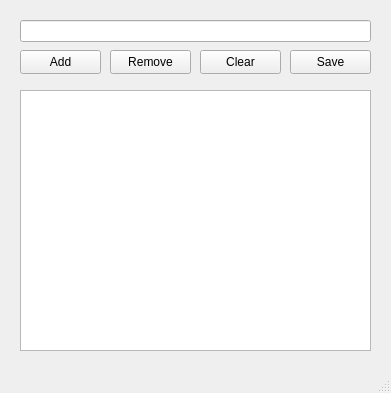
<?xml version="1.0" encoding="UTF-8"?>
<ui version="4.0">
 <class>MainWindow</class>
 <widget class="QMainWindow" name="MainWindow">
  <property name="geometry">
   <rect>
    <x>0</x>
    <y>0</y>
    <width>391</width>
    <height>393</height>
   </rect>
  </property>
  <property name="windowTitle">
   <string>BhvMonitor</string>
  </property>
  <widget class="QWidget" name="centralwidget">
   <widget class="QPushButton" name="remove_btn">
    <property name="geometry">
     <rect>
      <x>110</x>
      <y>50</y>
      <width>81</width>
      <height>24</height>
     </rect>
    </property>
    <property name="text">
     <string>Remove</string>
    </property>
   </widget>
   <widget class="QLineEdit" name="task_edit">
    <property name="geometry">
     <rect>
      <x>20</x>
      <y>20</y>
      <width>351</width>
      <height>22</height>
     </rect>
    </property>
   </widget>
   <widget class="QListWidget" name="task_list">
    <property name="geometry">
     <rect>
      <x>20</x>
      <y>90</y>
      <width>351</width>
      <height>261</height>
     </rect>
    </property>
   </widget>
   <widget class="QPushButton" name="add_btn">
    <property name="geometry">
     <rect>
      <x>20</x>
      <y>50</y>
      <width>81</width>
      <height>24</height>
     </rect>
    </property>
    <property name="text">
     <string>Add</string>
    </property>
   </widget>
   <widget class="QPushButton" name="clear_btn">
    <property name="geometry">
     <rect>
      <x>200</x>
      <y>50</y>
      <width>81</width>
      <height>24</height>
     </rect>
    </property>
    <property name="text">
     <string>Clear</string>
    </property>
   </widget>
   <widget class="QPushButton" name="save_btn">
    <property name="geometry">
     <rect>
      <x>290</x>
      <y>50</y>
      <width>81</width>
      <height>24</height>
     </rect>
    </property>
    <property name="text">
     <string>Save</string>
    </property>
   </widget>
  </widget>
  <widget class="QMenuBar" name="menubar">
   <property name="geometry">
    <rect>
     <x>0</x>
     <y>0</y>
     <width>391</width>
     <height>22</height>
    </rect>
   </property>
  </widget>
  <widget class="QStatusBar" name="statusbar"/>
 </widget>
 <resources/>
 <connections/>
</ui>
